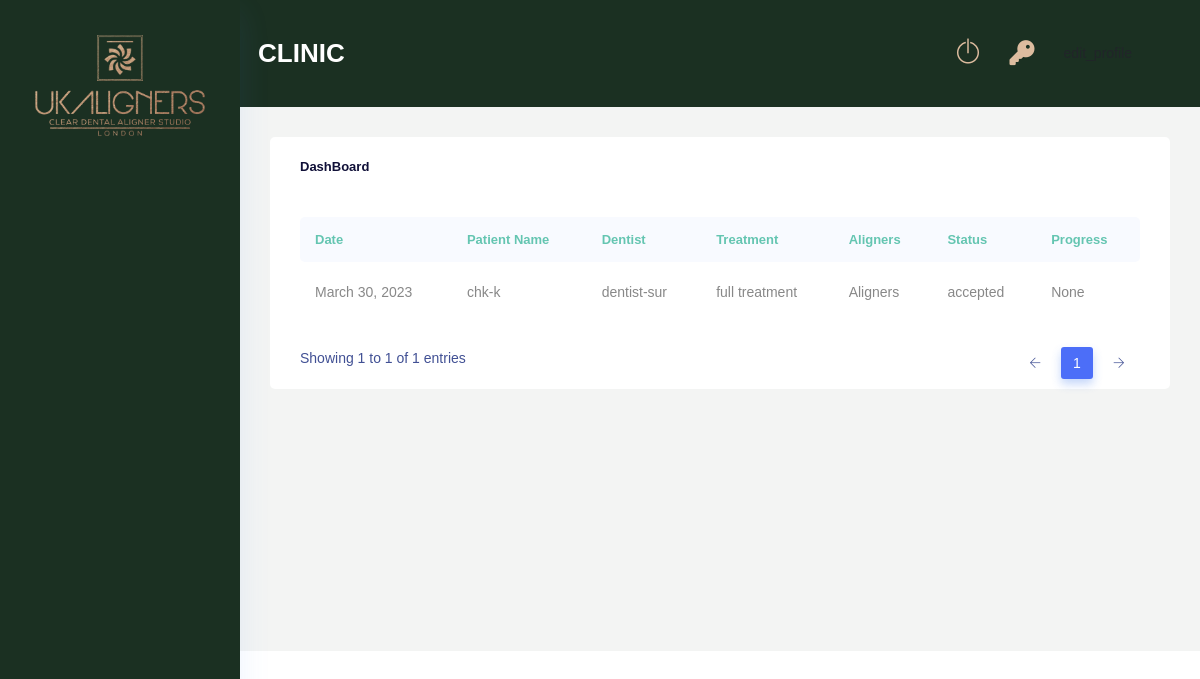
/clinic/dashboard/ (signed in), run on an earlier commit of the app's database.
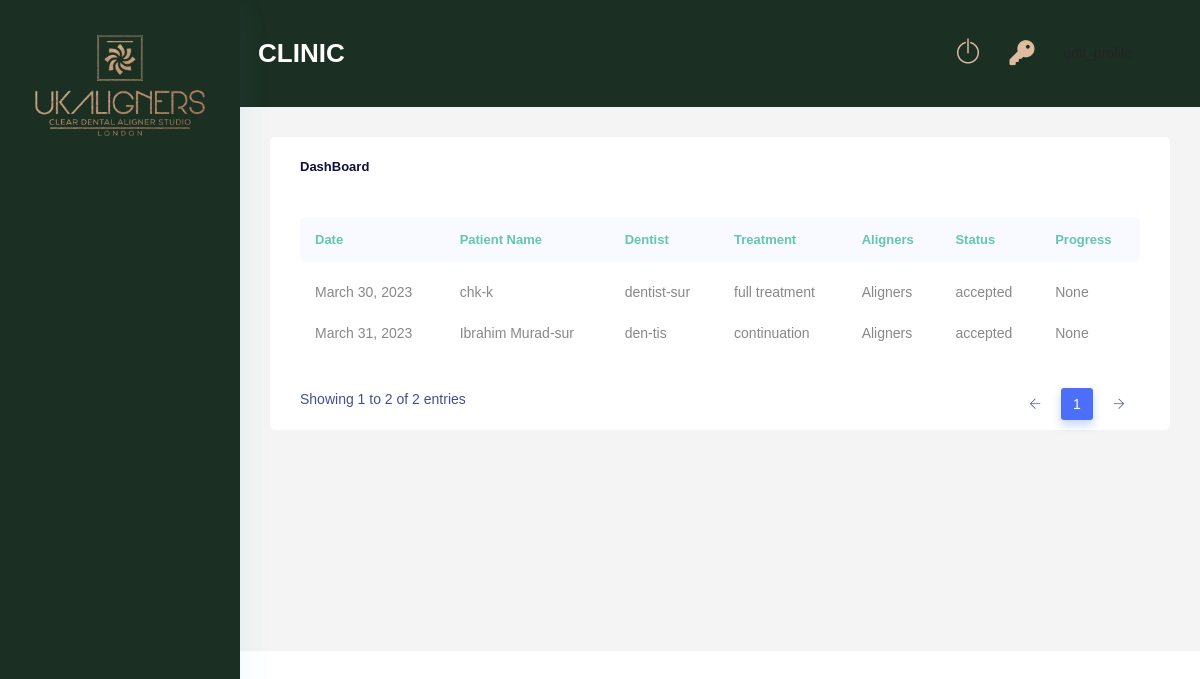
And on a later commit of the database.
### Case/models.py (models this page shows, shortened)
class Case(models.Model):
    GENDER_CHOICES = (
        ("male","male"),
        ("female","female"),
        ("other","other")
        )
    ORTHODONTIC_CHOICES = (
        ("yes","yes"),
        ("no","no")
        )
    TREATMENT_REQUIRED_CHOICES = (
        ("full treatment","full treatment"),
        ("continuation","continuation"),
        ("refinement","refinement"),
        ("retainer","retainer")
    )
    OPTIONAL_TREATMENT = (
        ("replacement","replacement"),
        ("mouthguard","mouthguard"),
        ("smile design","smile design")
    )
    SECTION_CHOICES = (
        ("both arches","both arches"),
        ("upper only","upper only"),
        ("lower only","lower only")
    )
    TREATMENT_CHOICES = (
        ("essential","essential"),
        ("advance","advance"),
        ("comprehensive","comprehensive")
    )
    clinic                          = models.ForeignKey(Clinic, on_delete=models.DO_NOTHING,null=True,blank=True)
    dentist                         = models.ForeignKey(Dentist, on_delete=models.DO_NOTHING, null=True, blank=True)
    saloon_owner                    = models.ForeignKey(Saloon_owner, on_delete=models.DO_NOTHING, null=True, blank=True)
    saloon                          = models.ForeignKey(Saloon, on_delete=models.DO_NOTHING, null=True, blank=True)
    name                            = models.CharField(max_length=250)
    surname                         = models.CharField(max_length=250,null=True, blank=True)
    gender                          = models.CharField(max_length=50,choices=GENDER_CHOICES)
    age                             = models.IntegerField(null=True, blank=True)
    treatment_required              = models.CharField(max_length=100,choices=TREATMENT_REQUIRED_CHOICES)
    optional_treatment              = models.CharField(max_length=100,choices=OPTIONAL_TREATMENT, null=True, blank=True)
    orthodontic_treatment_past      = models.CharField(max_length=10,null=True, blank=True, choices=ORTHODONTIC_CHOICES)
    section                         = models.CharField(max_length=250,null=True, blank=True, choices=SECTION_CHOICES)
    treatment_type                  = models.CharField(max_length=250,null=True, blank=True, choices=TREATMENT_CHOICES)
    upper_jaw                       = models.FileField(upload_to="upper_jaws",null=True, blank=True)
    lower_jaw                       = models.FileField(upload_to="lower_jaws",null=True, blank=True)
    rquest_collection               = models.BooleanField(default=False)
    additional_information          = models.TextField(null=True, blank=True)
    planner                         = models.ForeignKey(Planner,on_delete=models.DO_NOTHING, null=True, blank=True)
    technician                      = models.ForeignKey(Technician,on_delete=models.DO_NOTHING, null=True, blank=True)
    status                          = models.CharField(max_length=250, default="new", null=True, blank=True)
    ortho_id                        = models.CharField(max_length=255, null=True, blank=True)
    aligners_upper                  = models.IntegerField(null=True, blank=True)
    aligners_lower                  = models.IntegerField(null=True, blank=True)
    retainer_upper                  = models.IntegerField(null=True, blank=True)
    retainer_lower                  = models.IntegerField(null=True, blank=True)
    treatment_plan_upper            = models.IntegerField(null=True, blank=True)
    treatment_plan_lower            = models.IntegerField(null=True, blank=True)
    duration                        = models.IntegerField(null=True, blank=True)
    progress                        = models.CharField(max_length=255, null=True, blank=True)
    created_at                      = models.DateField(auto_now_add=True, null=True)
    fee_cleared                     = models.BooleanField(default=False)
    totel_fee                       = models.FloatField(default=0.0,null=True,blank=True)
    manager_paid                    = models.BooleanField(default=False)
    planner_paid                    = models.BooleanField(default=False)
    technician_paid                 = models.BooleanField(default=False)
    refinement                      = models.IntegerField(default=0)
    class Meta:
        verbose_name_plural = "Cases"

### DentistRoll/models.py (models this page shows)
class Dentist(models.Model):
    user                    = models.OneToOneField(Users, on_delete=models.CASCADE)
    surname                 = models.CharField(max_length=150,null=True,blank=True)
    number                  = models.CharField(max_length=150,null=True,blank=True)
    clinic                  = models.ManyToManyField(Clinic)
    manager                 = models.ForeignKey(Manager, on_delete=models.DO_NOTHING, null=True, blank=True)
    discount                = models.IntegerField(null=True, blank=True)
    class Meta:
        verbose_name_plural = "Dentists"
    def __str__(self):
        return self.user.username

### Users/models.py (models this page shows, shortened)
class Account(AbstractBaseUser):
    email 					= models.EmailField(verbose_name="email", max_length=60, unique=True)
    username 				= models.CharField(max_length=130)
    date_joined				= models.DateTimeField(verbose_name='date joined', auto_now_add=True)
    last_login				= models.DateTimeField(verbose_name='last login', auto_now=True)
    is_active				= models.BooleanField(default=True)
    is_staff				= models.BooleanField(default=False)
    is_superuser			= models.BooleanField(default=False)
    is_admin				= models.BooleanField(default=False)
    is_manager   			= models.BooleanField(default=False)
    is_planner   			= models.BooleanField(default=False)
    is_technician   		= models.BooleanField(default=False)
    is_dentist      		= models.BooleanField(default=False)
    is_salon           		= models.BooleanField(default=False)
    is_individual     		= models.BooleanField(default=False)
    is_clinic        		= models.BooleanField(default=False)
    hide_email				= models.BooleanField(default=True)
    USERNAME_FIELD = 'email'
    REQUIRED_FIELDS = ['username']
    objects = MyAccountManager()

### ClinicRoll/views.py (the view)
# urls.py: path('dashboard/',views.clinic_dashboard, name='clinic_dashboard'),
@login_required(login_url='login')
def clinic_dashboard(request):
    clinic = Clinic.objects.get(user=request.user)
    case_list = Case.objects.filter(clinic=clinic)
    context = {
        'case_list':case_list
    }
    return render(request,'clinicRoll/dashboard.html',context)

### ClinicRoll/models.py (called while the page is built)
    def __str__(self):
        return self.user.username

### ClinicRoll/templates/clinicRoll/dashboard.html (shortened to what this page needs)
{% extends 'base.html' %}
{% load static %}
{% block content %}
<div class="main_content_iner ">
    <div class="container-fluid p-0">
        <div class="row justify-content-center">
            <div class="col-lg-12">
                <div class="white_card card_height_100 mb_30">
                    <div class="white_card_header">
                        <div class="box_header m-0">
                            <div class="main-title">
                                <h3 class="m-0">DashBoard</h3>
                            </div>
                        </div>
                    </div>
                    <div class="white_card ">
                        <div class="QA_section plr_30">
                            <div class="QA_table mb_30">
                                <table class="table lms_table_active ">
                                    <thead>
                                        <tr>
                                            <th scope="col">Date</th>
                                            <th scope="col">Patient Name</th>
                                            <th scope="col">Dentist</th>
                                            <th scope="col">Treatment</th>
                                            <th scope="col">Aligners</th>
                                            <th scope="col">Status</th>
                                            <th scope="col">Progress</th>
                                        </tr>
                                    </thead>
                                    <tbody>
                                        {% for case in case_list %}
                                        {% if case.status == 'new' %}
                                        <tr class="new-case-tr">
                                        {% else %}
                                        <tr>
                                        {% endif %}
                                            <td>{{ case.created_at }}</td>
                                            <td>
                                                <div class="custom_tooltip">
                                                    {{ case.name }}-{{ case.surname }}
                                                  </div>
                                            </td>
                                            <td>
                                                <div class="custom_tooltip">{{ case.dentist }}-{{ case.dentist.surname }}
                                                  </div>
                                            </td>
                                            <td>
                                                <div class="custom_tooltip">{{ case.treatment_required }}
                                                  </div>
                                            </td>
                                            <td>
                                                <div class="custom_tooltip">Aligners
                                                  </div>
                                            </td>
                                            <td>{{ case.status }}</td>
                                            <td>{{ case.progress }}</td>
                                        </tr>
                                        {% endfor %}
                                    </tbody>
                                </table>
                            </div>
                        </div>
                    </div>
                </div>
            </div>
        </div>
    </div>
</div>
{% endblock %}

What changed in the data, as far as the page shows it:
added Case: created_at "March 31, 2023", name "Ibrahim Murad", surname "sur", dentist "den", dentist.surname "tis", treatment_required "continuation", status "accepted", progress "None"
Also different on the page:
text written by a page script: "Showing 1 to 1 of 1 entries 1" → "Showing 1 to 2 of 2 entries 1"
